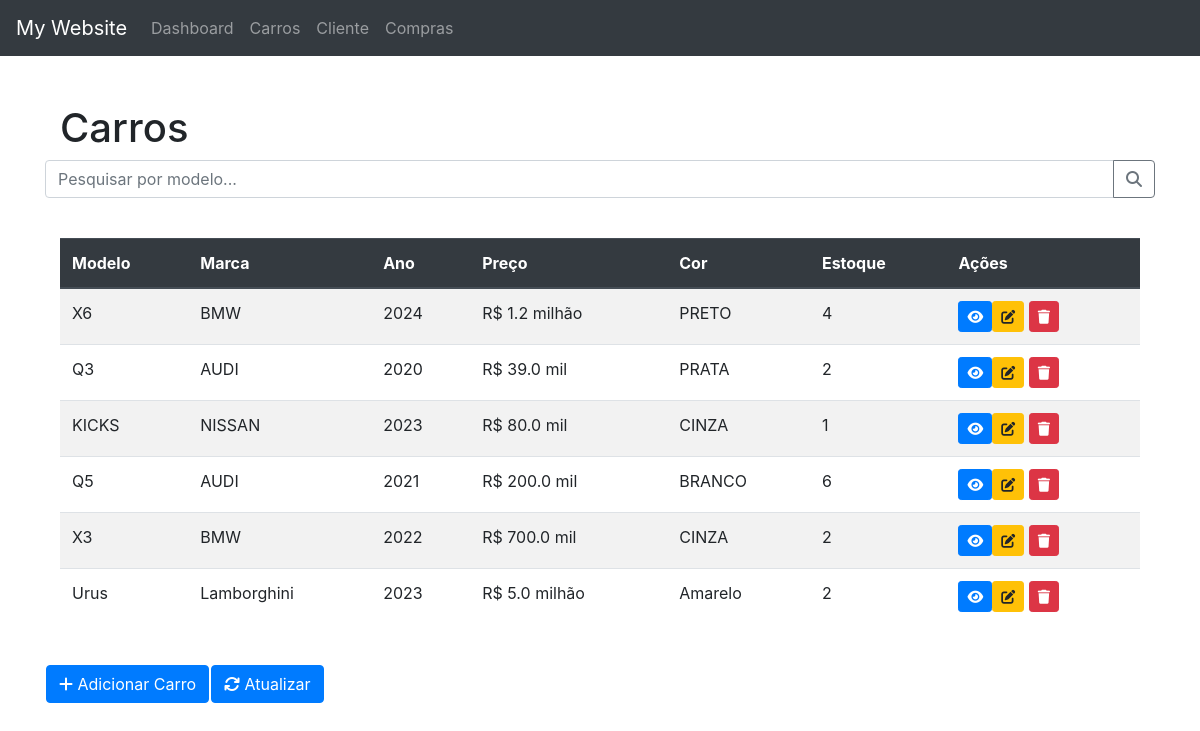
Page /carros/ on the committed database.
### carros/models.py (models this page shows, shortened)
class Carro(models.Model):
    marca = models.CharField(max_length=100)
    modelo = models.CharField(max_length=100)
    ano = models.IntegerField()
    preco = models.FloatField()
    cor = models.CharField(max_length=100)
    data_criacao = models.DateTimeField(auto_now_add=True)
    estoque = models.IntegerField()
    imagem = models.ImageField(upload_to='carros', null=True, blank=True)

### carros/views.py (the view)
# urls.py: path('', views.listar_carros, name='listar_carros'),
def listar_carros(request):
    carros = Carro.objects.all()
    for carro in carros:
        carro.preco_formatado = formatar_preco(carro.preco)
    return render(request, 'listar_carros.html', {'carros': carros})

### carros/utils.py (called while the page is built)
def formatar_preco(preco):
    if preco >= 1000000:
        return f'R$ {preco / 1000000:.1f} milhão'
    elif preco >= 1000:
        return f'R$ {preco / 1000:.1f} mil'
    else:
        return f'R$ {preco:.2f}'

### carros/templates/listar_carros.html (shortened to what this page needs)
{% extends 'basic.html' %}
{% load static %}
{% block css %}
<link rel="stylesheet" href="{% static 'carros/css/carros.css' %}">
{% endblock %}
{% block content %}
<div class="container mt-5">
    <div class="row mb-3">
        <div class="col-md-6">
            <h1>Carros</h1>
        </div>
        <div class="input-group">
            <input type="text" name="q" class="form-control" id="query" placeholder="Pesquisar por modelo...">
            <div class="input-group-append">
                <button type="submit" onclick="pesquisar_carro()" class="btn btn-outline-secondary">
                    <i class="fas fa-search"></i>
                </button>
            </div>
        </div>
    </div>
    <br>
    <table class="table table table-striped table-hover" id='hidden' >
        <thead class="thead-dark">
            <tr>
                <th>Modelo</th>
                <th>Marca</th>
                <th>Ano</th>
                <th>Preço</th>
                <th>Cor</th>
                <th>Estoque</th>
                <th>Ações</th>
            </tr>
        </thead>
        <tbody>
            {% for carro in carros %}
                <tr>
                    <td>{{ carro.modelo }}</td>
                    <td>{{ carro.marca }}</td>
                    <td>{{ carro.ano }}</td>
                    <td>{{ carro.preco_formatado }}</td>
                    <td>{{ carro.cor }}</td>
                    <td>{{ carro.estoque }}</td>
                    <td>
                        <a href="{% url 'carro' carro.id %}" class="btn btn-primary btn-sm">
                            <i class="fas fa-eye"></i>
                        <a href="{% url 'editar_carro' carro.id %}" class="btn btn-warning btn-sm">
                            <i class="fas fa-edit"></i>
                        </a>
                        <a onclick="apagar_carro({{ carro.id }})" class="btn btn-danger btn-sm">
                            <i class="fas fa-trash"></i>
                        </a>
                </tr>
            {% endfor %}
        </tbody>
    </table>
</div>
<br>
<table>
    <tr>
        <td>
            <a href="{% url 'criar_carro' %}" class="btn btn-primary">
                <i class="fas fa-plus"></i> Adicionar Carro
            </a>
        </td>
        <td>
            <a href="{% url 'listar_carros' %}" class="btn btn-primary">
                <i class="fas fa-sync"></i> Atualizar
            </a>
        </td>
    </tr>
{% endblock %}

### rows in the picture
Carro: modelo "X6", marca "BMW", ano "2024", preco_formatado "R$ 1.2 milhão", cor "PRETO", estoque "4"
Carro: modelo "Q3", marca "AUDI", ano "2020", preco_formatado "R$ 39.0 mil", cor "PRATA", estoque "2"
Carro: modelo "KICKS", marca "NISSAN", ano "2023", preco_formatado "R$ 80.0 mil", cor "CINZA", estoque "1"
Carro: modelo "Q5", marca "AUDI", ano "2021", preco_formatado "R$ 200.0 mil", cor "BRANCO", estoque "6"
Carro: modelo "X3", marca "BMW", ano "2022", preco_formatado "R$ 700.0 mil", cor "CINZA", estoque "2"
Carro: modelo "Urus", marca "Lamborghini", ano "2023", preco_formatado "R$ 5.0 milhão", cor "Amarelo", estoque "2"
